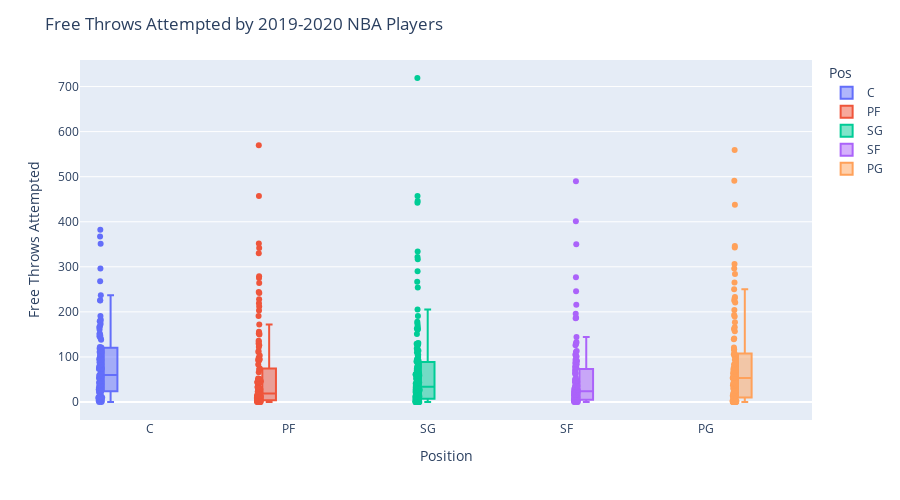

Notebook code cell kept with this figure:
### Code cell
fig = px.box(basketballData, y="FTA", color = 'Pos', x = 'Pos',
                points='all', hover_data = ['Player']) # can be 'outliers', or False

fig.update_layout(
    height=500,
    title_text='Free Throws Attempted by 2019-2020 NBA Players',
    xaxis_title="Position",
    yaxis_title="Free Throws Attempted"
)
fig.show()

### Figure 1 — Plotly figure (JSON) as saved in the notebook; plotly's stock layout.template omitted (floating-point values rounded to 4 significant figures; data arrays with more than 128 entries replaced by an {"elided": "..."} marker saying what was removed)
{"data": [{"alignmentgroup": "True", "boxpoints": "all", "customdata": [["Steven Adams"], ["LaMarcus Aldridge"], ["Jarrett Allen"], ["Deandre Ayton"], ["Mo Bamba"], ["Aron Baynes"], ["Khem Birch"], ["Goga Bitadze"], ["Bismack Biyombo"], ["Marques Bolden"], ["Tony Bradley"], ["Moses Brown"], ["Thomas Bryant"], ["Clint Capela"], ["Wendell Carter Jr."], ["Willie Cauley-Stein"], ["Willie Cauley-Stein"], ["Willie Cauley-Stein"], ["Tyson Chandler"], ["Ed Davis"], ["Dewayne Dedmon"], ["Dewayne Dedmon"], ["Dewayne Dedmon"], ["Cheick Diallo"], ["Gorgui Dieng"], ["Gorgui Dieng"], ["Gorgui Dieng"], ["Andre Drummond"], ["Andre Drummond"], ["Andre Drummond"], ["Joel Embiid"], ["Tacko Fall"], ["Derrick Favors"], ["Bruno Fernando"], ["Daniel Gafford"], ["Marc Gasol"], ["Taj Gibson"], ["Rudy Gobert"], ["Montrezl Harrell"], ["Isaiah Hartenstein"], ["Jaxson Hayes"], ["Dewan Hernandez"], ["Willy Hernangómez"], ["Richaun Holmes"], ["Al Horford"], ["Dwight Howard"], ["Serge Ibaka"], ["Jaren Jackson Jr."], ["Nikola Jokić"], ["Damian Jones"], ["DeAndre Jordan"], ["Mfiondu Kabengele"], ["Frank Kaminsky"], ["Enes Kanter"], ["Maxi Kleber"], ["Luke Kornet"], ["Skal Labissière"], ["Alex Len"], ["Alex Len"], ["Alex Len"], ["Meyers Leonard"], ["Kevon Looney"], ["Brook Lopez"], ["Robin Lopez"], ["Ian Mahinmi"], ["Thon Maker"], ["Boban Marjanović"], ["JaVale McGee"], ["Nicolò Melli"], ["Mike Muscala"], ["Larry Nance Jr."], ["Nerlens Noel"], ["Kyle O'Quinn"], ["Jahlil Okafor"], ["Kelly Olynyk"], ["Anžejs Pasečņiks"], ["Justin Patton"], ["Norvel Pelle"], ["Mason Plumlee"], ["Jakob Poeltl"], ["Vincent Poirier"], ["Bobby Portis"], ["Dwight Powell"], ["Naz Reid"], ["Mitchell Robinson"], ["Domantas Sabonis"], ["Daniel Theis"], ["Tristan Thompson"], ["Karl-Anthony Towns"], ["Myles Turner"], ["Jonas Valančiūnas"], ["Nikola Vučević"], ["Moritz Wagner"], ["Hassan Whiteside"], ["Johnathan Williams"], ["Robert Williams"], ["Cody Zeller"], ["Ante Žižić"], ["Ivica Zubac"]], "hovertemplate": "Pos=%{x}<br>FTA=%{y}<br>Player=%{customdata[0]}<extra></extra>", "legendgroup": "C", "marker": {"color": "#636efa"}, "name": "C", "notched": false, "offsetgroup": "C", "orientation": "v", "showlegend": true, "type": "box", "x": ["C", "C", "C", "C", "C", "C", "C", "C", "C", "C", "C", "C", "C", "C", "C", "C", "C", "C", "C", "C", "C", "C", "C", "C", "C", "C", "C", "C", "C", "C", "C", "C", "C", "C", "C", "C", "C", "C", "C", "C", "C", "C", "C", "C", "C", "C", "C", "C", "C", "C", "C", "C", "C", "C", "C", "C", "C", "C", "C", "C", "C", "C", "C", "C", "C", "C", "C", "C", "C", "C", "C", "C", "C", "C", "C", "C", "C", "C", "C", "C", "C", "C", "C", "C", "C", "C", "C", "C", "C", "C", "C", "C", "C", "C", "C", "C", "C", "C", "C"], "x0": " ", "xaxis": "x", "y": [183, 191, 237, 78, 46, 75, 67, 33, 151, 0, 40, 8, 95, 104, 152, 9, 9, 9, 13, 11, 8, 8, 8, 37, 24, 24, 24, 39, 39, 39, 382, 3, 62, 51, 60, 36, 56, 367, 351, 28, 173, 2, 59, 100, 73, 180, 119, 166, 268, 84, 122, 5, 88, 89, 80, 28, 33, 10, 10, 10, 26, 12, 121, 43, 113, 110, 47, 75, 60, 22, 74, 98, 19, 58, 82, 54, 0, 12, 138, 74, 7, 93, 111, 53, 148, 296, 106, 161, 226, 144, 168, 146, 82, 225, 5, 25, 179, 19, 141], "y0": " ", "yaxis": "y"}, {"alignmentgroup": "True", "boxpoints": "all", "customdata": {"elided": "139x1 str values"}, "hovertemplate": "Pos=%{x}<br>FTA=%{y}<br>Player=%{customdata[0]}<extra></extra>", "legendgroup": "PF", "marker": {"color": "#EF553B"}, "name": "PF", "notched": false, "offsetgroup": "PF", "orientation": "v", "showlegend": true, "type": "box", "x": {"elided": "139 str values"}, "x0": " ", "xaxis": "x", "y": {"elided": "139 int values"}, "y0": " ", "yaxis": "y"}, {"alignmentgroup": "True", "boxpoints": "all", "customdata": {"elided": "165x1 str values"}, "hovertemplate": "Pos=%{x}<br>FTA=%{y}<br>Player=%{customdata[0]}<extra></extra>", "legendgroup": "SG", "marker": {"color": "#00cc96"}, "name": "SG", "notched": false, "offsetgroup": "SG", "orientation": "v", "showlegend": true, "type": "box", "x": {"elided": "165 str values"}, "x0": " ", "xaxis": "x", "y": {"elided": "165 int values"}, "y0": " ", "yaxis": "y"}, {"alignmentgroup": "True", "boxpoints": "all", "customdata": [["Justin Anderson"], ["Thanasis Antetokounmpo"], ["OG Anunoby"], ["Trevor Ariza"], ["Trevor Ariza"], ["Trevor Ariza"], ["Will Barton"], ["Keita Bates-Diop"], ["Keita Bates-Diop"], ["Keita Bates-Diop"], ["Nicolas Batum"], ["Dragan Bender"], ["Dragan Bender"], ["Dragan Bender"], ["Bojan Bogdanović"], ["Isaac Bonga"], ["Ignas Brazdeikis"], ["Mikal Bridges"], ["Miles Bridges"], ["Oshae Brissett"], ["Jaylen Brown"], ["Sterling Brown"], ["Jimmy Butler"], ["Bruno Caboclo"], ["Bruno Caboclo"], ["Bruno Caboclo"], ["Vlatko Čančar"], ["DeMarre Carroll"], ["DeMarre Carroll"], ["DeMarre Carroll"], ["Vince Carter"], ["Wilson Chandler"], ["Zylan Cheatham"], ["Torrey Craig"], ["Jae Crowder"], ["Jae Crowder"], ["Jae Crowder"], ["DeMar DeRozan"], ["Hamidou Diallo"], ["Sekou Doumbouya"], ["Jared Dudley"], ["James Ennis"], ["James Ennis"], ["James Ennis"], ["Terrance Ferguson"], ["Paul George"], ["Javonte Green"], ["Maurice Harkless"], ["Maurice Harkless"], ["Maurice Harkless"], ["Joe Harris"], ["Shaquille Harrison"], ["Josh Hart"], ["Gordon Hayward"], ["Solomon Hill"], ["Solomon Hill"], ["Solomon Hill"], ["Jaylen Hoard"], ["Rondae Hollis-Jefferson"], ["Rodney Hood"], ["Danuel House"], ["De'Andre Hunter"], ["Chandler Hutchison"], ["Joe Ingles"], ["Jonathan Isaac"], ["Wesley Iwundu"], ["Alize Johnson"], ["B.J. Johnson"], ["Keldon Johnson"], ["Derrick Jones Jr."], ["Stanton Kidd"], ["Michael Kidd-Gilchrist"], ["Michael Kidd-Gilchrist"], ["Michael Kidd-Gilchrist"], ["Louis King"], ["Kevin Knox"], ["Kyle Korver"], ["Vic Law"], ["Kawhi Leonard"], ["Caleb Martin"], ["Cody Martin"], ["Kelan Martin"], ["Patrick McCaw"], ["Alfonzo McKinnie"], ["Khris Middleton"], ["Malcolm Miller"], ["Džanan Musa"], ["Sviatoslav Mykhailiuk"], ["Abdel Nader"], ["David Nwaba"], ["KZ Okpala"], ["Cedi Osman"], ["Kelly Oubre Jr."], ["Chandler Parsons"], ["Kevin Porter Jr."], ["Otto Porter"], ["Cam Reddish"], ["Duncan Robinson"], ["Glenn Robinson III"], ["Glenn Robinson III"], ["Glenn Robinson III"], ["Isaiah Roby"], ["JaKarr Sampson"], ["Admiral Schofield"], ["Tony Snell"], ["Juan Toscano-Anderson"], ["Jarrod Uthoff"], ["Denzel Valentine"], ["Taurean Prince"], ["T.J. Warren"], ["Paul Watson"], ["Paul Watson"], ["Paul Watson"], ["Justise Winslow"]], "hovertemplate": "Pos=%{x}<br>FTA=%{y}<br>Player=%{customdata[0]}<extra></extra>", "legendgroup": "SF", "marker": {"color": "#ab63fa"}, "name": "SF", "notched": false, "offsetgroup": "SF", "orientation": "v", "showlegend": true, "type": "box", "x": ["SF", "SF", "SF", "SF", "SF", "SF", "SF", "SF", "SF", "SF", "SF", "SF", "SF", "SF", "SF", "SF", "SF", "SF", "SF", "SF", "SF", "SF", "SF", "SF", "SF", "SF", "SF", "SF", "SF", "SF", "SF", "SF", "SF", "SF", "SF", "SF", "SF", "SF", "SF", "SF", "SF", "SF", "SF", "SF", "SF", "SF", "SF", "SF", "SF", "SF", "SF", "SF", "SF", "SF", "SF", "SF", "SF", "SF", "SF", "SF", "SF", "SF", "SF", "SF", "SF", "SF", "SF", "SF", "SF", "SF", "SF", "SF", "SF", "SF", "SF", "SF", "SF", "SF", "SF", "SF", "SF", "SF", "SF", "SF", "SF", "SF", "SF", "SF", "SF", "SF", "SF", "SF", "SF", "SF", "SF", "SF", "SF", "SF", "SF", "SF", "SF", "SF", "SF", "SF", "SF", "SF", "SF", "SF", "SF", "SF", "SF", "SF", "SF", "SF"], "x0": " ", "xaxis": "x", "y": [2, 15, 86, 47, 47, 47, 133, 4, 4, 4, 10, 11, 11, 11, 277, 64, 5, 105, 131, 10, 216, 35, 490, 2, 2, 2, 4, 16, 16, 16, 29, 23, 0, 31, 26, 26, 26, 401, 45, 46, 2, 17, 17, 17, 19, 187, 36, 24, 24, 24, 83, 50, 91, 111, 4, 4, 4, 13, 129, 27, 85, 144, 78, 84, 73, 76, 6, 2, 10, 113, 0, 2, 2, 2, 3, 101, 34, 2, 350, 21, 65, 31, 18, 31, 196, 6, 44, 70, 62, 27, 2, 94, 246, 0, 101, 27, 126, 53, 9, 9, 9, 0, 20, 13, 32, 5, 2, 8, 89, 186, 2, 2, 2, 27], "y0": " ", "yaxis": "y"}, {"alignmentgroup": "True", "boxpoints": "all", "customdata": [["Ryan Arcidiacono"], ["D.J. Augustin"], ["Lonzo Ball"], ["J.J. Barea"], ["Patrick Beverley"], ["Eric Bledsoe"], ["Jordan Bone"], ["Ky Bowman"], ["Malcolm Brogdon"], ["Jalen Brunson"], ["Trey Burke"], ["Jevon Carter"], ["Alex Caruso"], ["Joe Chealey"], ["Chris Chiozza"], ["Chris Chiozza"], ["Chris Chiozza"], ["Mike Conley"], ["Quinn Cook"], ["Stephen Curry"], ["Matthew Dellavedova"], ["Luka Dončić"], ["PJ Dozier"], ["Goran Dragić"], ["Kris Dunn"], ["Yogi Ferrell"], ["De'Aaron Fox"], ["Tim Frazier"], ["Markelle Fultz"], ["Darius Garland"], ["Brandon Goodwin"], ["Devonte' Graham"], ["Josh Gray"], ["Jared Harper"], ["George Hill"], ["Aaron Holiday"], ["Kyrie Irving"], ["Frank Jackson"], ["Reggie Jackson"], ["Reggie Jackson"], ["Reggie Jackson"], ["LeBron James"], ["Ty Jerome"], ["Tyus Jones"], ["Cory Joseph"], ["Brandon Knight"], ["Brandon Knight"], ["Brandon Knight"], ["Jalen Lecque"], ["Damian Lillard"], ["Kyle Lowry"], ["Josh Magette"], ["Jeremiah Martin"], ["Frank Mason III"], ["T.J. McConnell"], ["Jordan McLaughlin"], ["De'Anthony Melton"], ["Patty Mills"], ["Ja Morant"], ["Monte Morris"], ["Emmanuel Mudiay"], ["Dejounte Murray"], ["Jamal Murray"], ["Shabazz Napier"], ["Shabazz Napier"], ["Shabazz Napier"], ["Raul Neto"], ["Frank Ntilikina"], ["Elie Okobo"], ["Jeremy Pargo"], ["Chris Paul"], ["Elfrid Payton"], ["Gary Payton II"], ["Shamorie Ponds"], ["Chasson Randle"], ["Justin Robinson"], ["Rajon Rondo"], ["Derrick Rose"], ["Terry Rozier"], ["Ricky Rubio"], ["D'Angelo Russell"], ["D'Angelo Russell"], ["D'Angelo Russell"], ["Tomáš Satoranský"], ["Dennis Schröder"], ["Ben Simmons"], ["Dennis Smith Jr."], ["Ish Smith"], ["Edmond Sumner"], ["Jeff Teague"], ["Jeff Teague"], ["Jeff Teague"], ["Isaiah Thomas"], ["Allonzo Trier"], ["Evan Turner"], ["Fred VanVleet"], ["Gabe Vincent"], ["Kemba Walker"], ["Derrick Walton"], ["Derrick Walton"], ["Derrick Walton"], ["Brad Wanamaker"], ["Tremont Waters"], ["Russell Westbrook"], ["Nigel Williams-Goss"], ["Justin Wright-Foreman"], ["Trae Young"]], "hovertemplate": "Pos=%{x}<br>FTA=%{y}<br>Player=%{customdata[0]}<extra></extra>", "legendgroup": "PG", "marker": {"color": "#FFA15A"}, "name": "PG", "notched": false, "offsetgroup": "PG", "orientation": "v", "showlegend": true, "type": "box", "x": ["PG", "PG", "PG", "PG", "PG", "PG", "PG", "PG", "PG", "PG", "PG", "PG", "PG", "PG", "PG", "PG", "PG", "PG", "PG", "PG", "PG", "PG", "PG", "PG", "PG", "PG", "PG", "PG", "PG", "PG", "PG", "PG", "PG", "PG", "PG", "PG", "PG", "PG", "PG", "PG", "PG", "PG", "PG", "PG", "PG", "PG", "PG", "PG", "PG", "PG", "PG", "PG", "PG", "PG", "PG", "PG", "PG", "PG", "PG", "PG", "PG", "PG", "PG", "PG", "PG", "PG", "PG", "PG", "PG", "PG", "PG", "PG", "PG", "PG", "PG", "PG", "PG", "PG", "PG", "PG", "PG", "PG", "PG", "PG", "PG", "PG", "PG", "PG", "PG", "PG", "PG", "PG", "PG", "PG", "PG", "PG", "PG", "PG", "PG", "PG", "PG", "PG", "PG", "PG", "PG", "PG", "PG"], "x0": " ", "xaxis": "x", "y": [38, 157, 67, 18, 41, 193, 0, 41, 162, 75, 18, 25, 76, 2, 2, 2, 2, 117, 9, 26, 37, 491, 11, 221, 54, 37, 306, 24, 141, 72, 30, 233, 0, 0, 83, 72, 102, 64, 10, 10, 10, 343, 14, 58, 58, 21, 21, 21, 2, 438, 296, 2, 0, 4, 36, 39, 106, 108, 265, 62, 69, 94, 177, 53, 53, 53, 31, 59, 67, 1, 250, 86, 8, 2, 6, 0, 41, 139, 190, 204, 55, 55, 55, 121, 230, 284, 53, 70, 15, 53, 53, 53, 76, 43, 14, 166, 0, 225, 0, 0, 0, 116, 6, 346, 2, 0, 559], "y0": " ", "yaxis": "y"}], "layout": {"boxmode": "group", "height": 500, "legend": {"title": {"text": "Pos"}, "tracegroupgap": 0}, "margin": {"t": 60}, "title": {"text": "Free Throws Attempted by 2019-2020 NBA Players"}, "xaxis": {"anchor": "y", "categoryarray": ["C", "PF", "SG", "SF", "PG"], "categoryorder": "array", "domain": [0, 1], "title": {"text": "Position"}}, "yaxis": {"anchor": "x", "domain": [0, 1], "title": {"text": "Free Throws Attempted"}}}}
